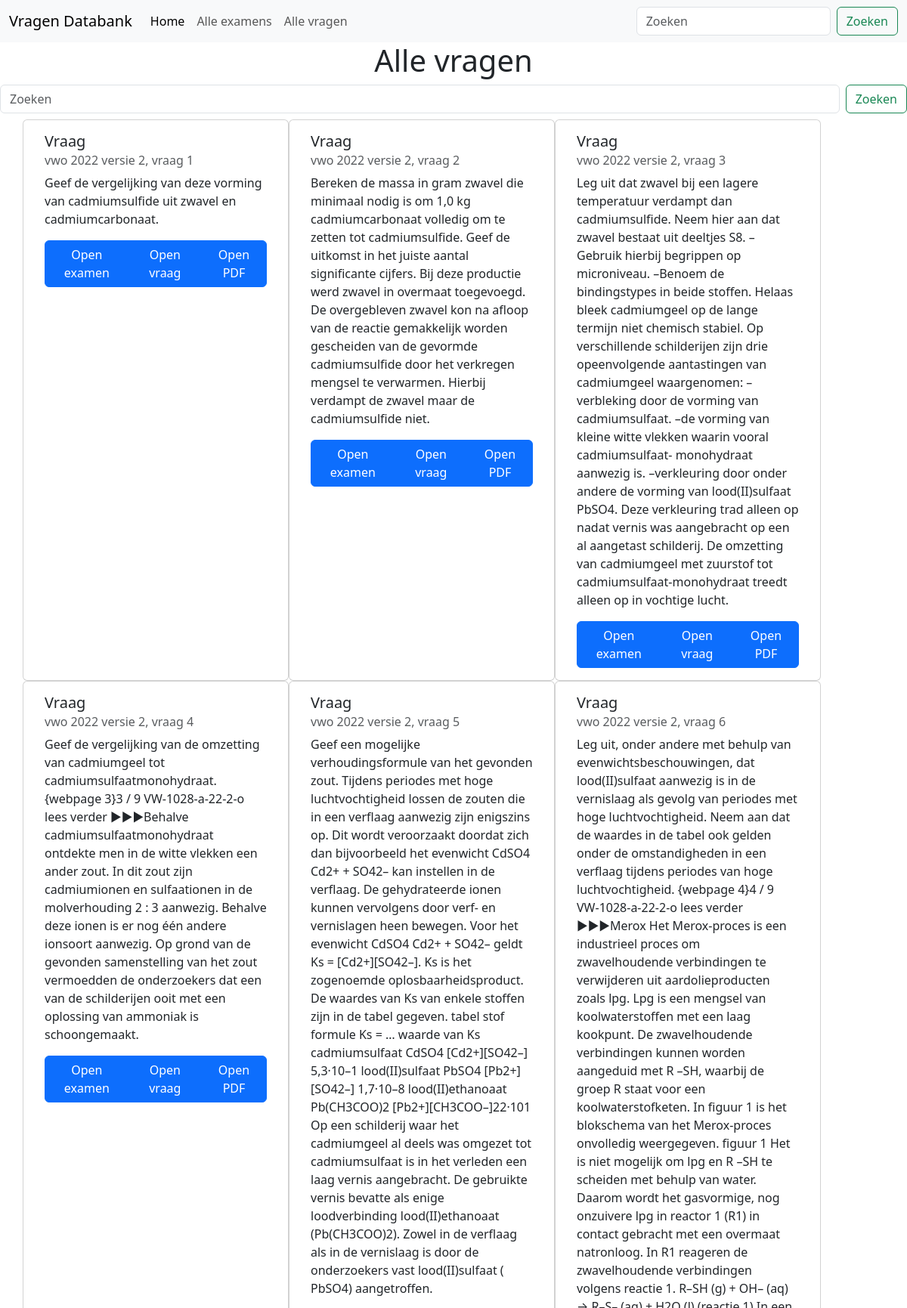
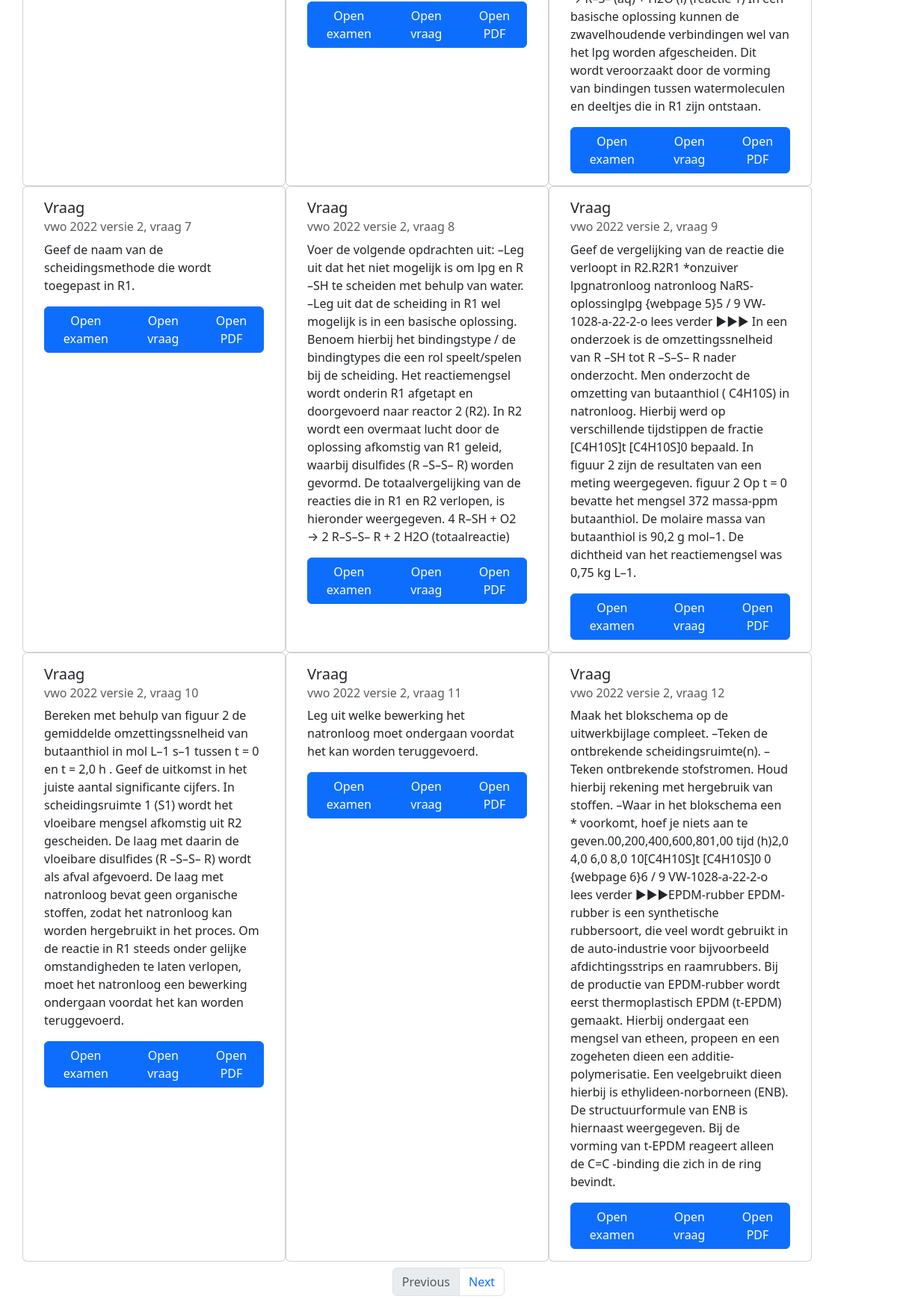
Screenshot of /questions/ with the database file from the repository (2 pictures, top to bottom).
### questions/models.py (models this page shows, shortened)
class Question(models.Model):
    text = models.TextField()
    context = models.TextField()
    def get_absolute_url(self):
        return reverse('question-detail', kwargs={"pk": self.pk})
    def source(self):
        return self.source_set.all()[0]

class Source(models.Model):
    exam = models.ForeignKey(Exam, on_delete=models.CASCADE)
    question = models.ForeignKey(Question, on_delete=models.CASCADE)
    page_number = models.IntegerField()
    question_number = models.IntegerField()
    def get_absolute_url_to_pdf(self):
        return f'{self.exam.pdf_url}#page={self.page_number}'

class Exam(models.Model):
    pdf_url = models.URLField(max_length=200)
    pdf_path = models.FilePathField()
    level = models.CharField(max_length=200)
    year = models.CharField(max_length=200)
    version = models.CharField(max_length=200)
    def get_absolute_url(self):
        return reverse('exam-detail', kwargs={"pk": self.pk})
    def name(self):
        return f'{self}'
    def __str__(self):
        return f'{self.level} {self.year} versie {self.version}'

### questions/views.py (the view)
# urls.py: path('questions/', views.QuestionListView.as_view(), name='question-list'),
class QuestionListView(generic.ListView):
    model = Question
    paginate_by = 12
    template_name = 'questions/question_list.html'
    context_object_name = 'questions'
    def get_queryset(self):
        return Question.objects.order_by('-source__exam__year', '-source__exam__level', '-source__exam__version')

### questions/templates/questions/question_list.html
{% extends "questions/base_generic.html" %} {% block content %}
<h1 class="text-center">Alle vragen</h1>
<form
  class="d-flex"
  role="search"
  action="{% url 'search-results' %}"
  method="get"
>
  <input
    class="form-control me-2"
    type="search"
    placeholder="Zoeken"
    aria-label="Search"
    name="q"
  />
  <button class="btn btn-outline-success" type="submit">Zoeken</button>
</form>
<div class="container py-2">
  <div class="row">
    {% for question in questions %}
    <div class="card" style="width: 22rem">
      <div class="card-body">
        <h5 class="card-title">Vraag</h5>
        <h6 class="card-subtitle mb-2 text-body-secondary">
          {{ question.source.exam.name }}, vraag
          {{question.source.question_number }}
        </h6>
        <p class="card-text">{{question.text}}</p>
        <div class="btn-group" role="group" aria-label="Basic example">
          <a
            class="btn btn-primary"
            href="{{ question.source.exam.get_absolute_url }}"
            >Open examen</a
          >
          <a class="btn btn-primary" href="{{ question.get_absolute_url }}"
            >Open vraag</a
          >
          <a
            class="btn btn-primary"
            href="{{ question.source.get_absolute_url_to_pdf }}"
            >Open PDF</a
          >
        </div>
      </div>
    </div>
    {% empty %}
    <p>Geen vragen gevonden</p>
    {% endfor %}
  </div>
</div>
{% endblock %}

### questions/templates/questions/base_generic.html (shortened to what this page needs)
<!DOCTYPE html>
<html>
<head>
    {% load static %}
    <link href="https://cdn.jsdelivr.net/npm/bootstrap@5.3.0-alpha3/dist/css/bootstrap.min.css" rel="stylesheet">
</head>
<body>
    <nav>
        {% block navbar %}
            <nav class="navbar navbar-expand-lg bg-body-tertiary">
                <div class="container-fluid">
                <a class="navbar-brand" href="{% url 'index' %}">Vragen Databank</a>
                <div class="collapse navbar-collapse" id="navbarSupportedContent">
                    <ul class="navbar-nav me-auto mb-2 mb-lg-0">
                    <li class="nav-item">
                        <a class="nav-link active" aria-current="page" href="{% url 'index' %}">Home</a>
                    </li>
                    <li class="nav-item">
                        <a class="nav-link" href="{% url 'exam-list' %}">Alle examens</a>
                    </li>
                    <li class="nav-item">
                        <a class="nav-link" href="{% url 'question-list' %}">Alle vragen</a>
                    </li>
                    </ul>
                    <form class="d-flex" role="search" action="{% url 'search-results' %}" method="get">
                        <input class="form-control me-2" type="search" placeholder="Zoeken" aria-label="Search" name='q'>
                        <button class="btn btn-outline-success" type="submit">Zoeken</button>
                    </form>
                </div>
                </div>
            </nav>
        {% endblock navbar %}
    </nav>
    <div class="content-wrapper">
        {% block content %}
        {% endblock content %}
        {% if is_paginated %}
            <nav aria-label="...">
                <ul class="pagination justify-content-center">
                <li class="page-item {% if not page_obj.has_previous %} disabled {% endif %}">
                    <a class="page-link" {% if page_obj.has_previous %} href="{{ request.path }}?page={{ page_obj.previous_page_number }}"{% endif %}>Previous</a>
                </li>
                <li class="page-item {% if not page_obj.has_next %} disabled {% endif %}">
                    <a class="page-link"{% if page_obj.has_next %}  href="{{ request.path }}?page={{ page_obj.next_page_number }}"{% endif %}>Next</a>
                </li>
                </ul>
            </nav>
        {% endif %}
    </div>
</body>
</html>

### rows the page displays
Question: source.exam.name "vwo 2022 versie 2", source.question_number "1", text "Geef de vergelijking van deze vorming van cadmiumsulfide uit zwavel en cadmiumcarbonaat."
Question: source.exam.name "vwo 2022 versie 2", source.question_number "2", text "Bereken de massa in gram zwavel die minimaal nodig is om 1,0 kg cadmiumcarbonaat volledig om te zetten tot cadmiumsulfide. Geef de uitkomst in het juiste aantal significante cijfers. Bij deze productie werd zwavel in overmaat toegevoegd. De overgebleven zwavel kon na afloop van de reactie gemakkelijk worden gescheiden van de gevormde cadmiumsulfide door het verkregen mengsel te verwarmen. Hierbij verdampt de zwavel maar de cadmiumsulfide niet."
Question: source.exam.name "vwo 2022 versie 2", source.question_number "3", text "Leg uit dat zwavel bij een lagere temperatuur verdampt dan cadmiumsulfide. Neem hier aan dat zwavel bestaat uit deeltjes S8. –Gebruik hierbij begrippen op microniveau. –Benoem de bindingstypes in beide stoffen. Helaas bleek cadmiumgeel op de lange termijn niet chemisch stabiel. Op verschillende schilderijen zijn drie opeenvolgende aantastingen van cadmiumgeel waargenomen: –verbleking door de vorming van cadmiumsulfaat. –de vorming van kleine witte vlekken waarin vooral cadmiumsulfaat- monohydraat aanwezig is. –verkleuring door onder andere de vorming van lood(II)sulfaat PbSO4. Deze verkleuring trad alleen op nadat vernis was aangebracht op een al aangetast schilderij. De omzetting van…"
Question: source.exam.name "vwo 2022 versie 2", source.question_number "4", text "Geef de vergelijking van de omzetting van cadmiumgeel tot cadmiumsulfaatmonohydraat. {webpage 3}3 / 9 VW-1028-a-22-2-o lees verder ►►►Behalve cadmiumsulfaatmonohydraat ontdekte men in de witte vlekken een ander zout. In dit zout zijn cadmiumionen en sulfaationen in de molverhouding 2 : 3 aanwezig. Behalve deze ionen is er nog één andere ionsoort aanwezig. Op grond van de gevonden samenstelling van het zout vermoedden de onderzoekers dat een van de schilderijen ooit met een oplossing van ammoniak is schoongemaakt."
Question: source.exam.name "vwo 2022 versie 2", source.question_number "5", text "Geef een mogelijke verhoudingsformule van het gevonden zout. Tijdens periodes met hoge luchtvochtigheid lossen de zouten die in een verflaag aanwezig zijn enigszins op. Dit wordt veroorzaakt doordat zich dan bijvoorbeeld het evenwicht CdSO4 Cd2+ + SO42– kan instellen in de verflaag. De gehydrateerde ionen kunnen vervolgens door verf- en vernislagen heen bewegen. Voor het evenwicht CdSO4 Cd2+ + SO42– geldt Ks = [Cd2+][SO42–]. Ks is het zogenoemde oplosbaarheidsproduct. De waardes van Ks van enkele stoffen zijn in de tabel gegeven. tabel stof formule Ks = … waarde van Ks cadmiumsulfaat CdSO4 [Cd2+][SO42–] 5,3·10–1 lood(II)sulfaat PbSO4 [Pb2+][SO42–] 1,7·10–8 lood(II)ethanoaat Pb(CH3COO)2…"
Question: source.exam.name "vwo 2022 versie 2", source.question_number "6", text "Leg uit, onder andere met behulp van evenwichtsbeschouwingen, dat lood(II)sulfaat aanwezig is in de vernislaag als gevolg van periodes met hoge luchtvochtigheid. Neem aan dat de waardes in de tabel ook gelden onder de omstandigheden in een verflaag tijdens periodes van hoge luchtvochtigheid. {webpage 4}4 / 9 VW-1028-a-22-2-o lees verder ►►►Merox Het Merox-proces is een industrieel proces om zwavelhoudende verbindingen te verwijderen uit aardolieproducten zoals lpg. Lpg is een mengsel van koolwaterstoffen met een laag kookpunt. De zwavelhoudende verbindingen kunnen worden aangeduid met R –SH, waarbij de groep R staat voor een koolwaterstofketen. In figuur 1 is het blokschema van het…"
Question: source.exam.name "vwo 2022 versie 2", source.question_number "7", text "Geef de naam van de scheidingsmethode die wordt toegepast in R1."
Question: source.exam.name "vwo 2022 versie 2", source.question_number "8", text "Voer de volgende opdrachten uit: –Leg uit dat het niet mogelijk is om lpg en R –SH te scheiden met behulp van water. –Leg uit dat de scheiding in R1 wel mogelijk is in een basische oplossing. Benoem hierbij het bindingstype / de bindingtypes die een rol speelt/spelen bij de scheiding. Het reactiemengsel wordt onderin R1 afgetapt en doorgevoerd naar reactor 2 (R2). In R2 wordt een overmaat lucht door de oplossing afkomstig van R1 geleid, waarbij disulfides (R –S–S– R) worden gevormd. De totaalvergelijking van de reacties die in R1 en R2 verlopen, is hieronder weergegeven. 4 R–SH + O2 → 2 R–S–S– R + 2 H2O (totaalreactie)"
Question: source.exam.name "vwo 2022 versie 2", source.question_number "9", text "Geef de vergelijking van de reactie die verloopt in R2.R2R1 *onzuiver lpgnatronloog natronloog NaRS- oplossinglpg {webpage 5}5 / 9 VW-1028-a-22-2-o lees verder ►►► In een onderzoek is de omzettingssnelheid van R –SH tot R –S–S– R nader onderzocht. Men onderzocht de omzetting van butaanthiol ( C4H10S) in natronloog. Hierbij werd op verschillende tijdstippen de fractie [C4H10S]t [C4H10S]0 bepaald. In figuur 2 zijn de resultaten van een meting weergegeven. figuur 2 Op t = 0 bevatte het mengsel 372 massa-ppm butaanthiol. De molaire massa van butaanthiol is 90,2 g mol–1. De dichtheid van het reactiemengsel was 0,75 kg L–1."
Question: source.exam.name "vwo 2022 versie 2", source.question_number "10", text "Bereken met behulp van figuur 2 de gemiddelde omzettingssnelheid van butaanthiol in mol L–1 s–1 tussen t = 0 en t = 2,0 h . Geef de uitkomst in het juiste aantal significante cijfers. In scheidingsruimte 1 (S1) wordt het vloeibare mengsel afkomstig uit R2 gescheiden. De laag met daarin de vloeibare disulfides (R –S–S– R) wordt als afval afgevoerd. De laag met natronloog bevat geen organische stoffen, zodat het natronloog kan worden hergebruikt in het proces. Om de reactie in R1 steeds onder gelijke omstandigheden te laten verlopen, moet het natronloog een bewerking ondergaan voordat het kan worden teruggevoerd."
Question: source.exam.name "vwo 2022 versie 2", source.question_number "11", text "Leg uit welke bewerking het natronloog moet ondergaan voordat het kan worden teruggevoerd."
Question: source.exam.name "vwo 2022 versie 2", source.question_number "12", text "Maak het blokschema op de uitwerkbijlage compleet. –Teken de ontbrekende scheidingsruimte(n). –Teken ontbrekende stofstromen. Houd hierbij rekening met hergebruik van stoffen. –Waar in het blokschema een * voorkomt, hoef je niets aan te geven.00,200,400,600,801,00 tijd (h)2,0 4,0 6,0 8,0 10[C4H10S]t [C4H10S]0 0 {webpage 6}6 / 9 VW-1028-a-22-2-o lees verder ►►►EPDM-rubber EPDM-rubber is een synthetische rubbersoort, die veel wordt gebruikt in de auto-industrie voor bijvoorbeeld afdichtingsstrips en raamrubbers. Bij de productie van EPDM-rubber wordt eerst thermoplastisch EPDM (t-EPDM) gemaakt. Hierbij ondergaat een mengsel van etheen, propeen en een zogeheten dieen een additie-polymerisatie.…"
